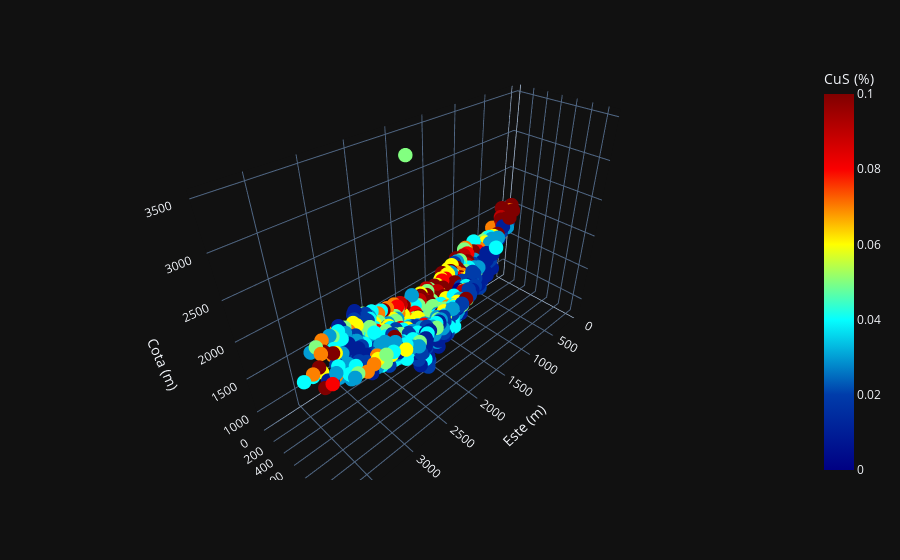

Source (notebook cell):
### Markdown cell above
## Visualización de datos de Molibdeno

### Code cell
continuous = 'CuS (%)'
figure = px.scatter_3d(data_frame, x='Este (m)', y='Norte (m)', z='Cota (m)', color=continuous, color_continuous_scale=px.colors.sequential.Jet, range_color=[0.0, data_frame[continuous].quantile(0.95)])
figure.update_traces(marker=dict(size=5.0))
figure.show()

### Figure 1 — Plotly figure (JSON) as saved in the notebook; plotly's stock layout.template omitted (floating-point values rounded to 4 significant figures; data arrays with more than 128 entries replaced by an {"elided": "..."} marker saying what was removed)
{"data": [{"hovertemplate": "Este (m)=%{x}<br>Norte (m)=%{y}<br>Cota (m)=%{z}<br>CuS (%)=%{marker.color}<extra></extra>", "legendgroup": "", "marker": {"color": {"elided": "1112 float values"}, "coloraxis": "coloraxis", "symbol": "circle", "size": 5.0}, "mode": "markers", "name": "", "scene": "scene", "showlegend": false, "x": {"elided": "1112 float values"}, "y": {"elided": "1112 float values"}, "z": {"elided": "1112 float values"}, "type": "scatter3d"}], "layout": {"scene": {"domain": {"x": [0.0, 1.0], "y": [0.0, 1.0]}, "xaxis": {"title": {"text": "Este (m)"}}, "yaxis": {"title": {"text": "Norte (m)"}}, "zaxis": {"title": {"text": "Cota (m)"}}}, "coloraxis": {"colorbar": {"title": {"text": "CuS (%)"}}, "colorscale": [[0.0, "rgb(0,0,131)"], [0.2, "rgb(0,60,170)"], [0.4, "rgb(5,255,255)"], [0.6, "rgb(255,255,0)"], [0.8, "rgb(250,0,0)"], [1.0, "rgb(128,0,0)"]], "cmin": 0.0, "cmax": 0.1}, "legend": {"tracegroupgap": 0}, "margin": {"t": 60}}}
